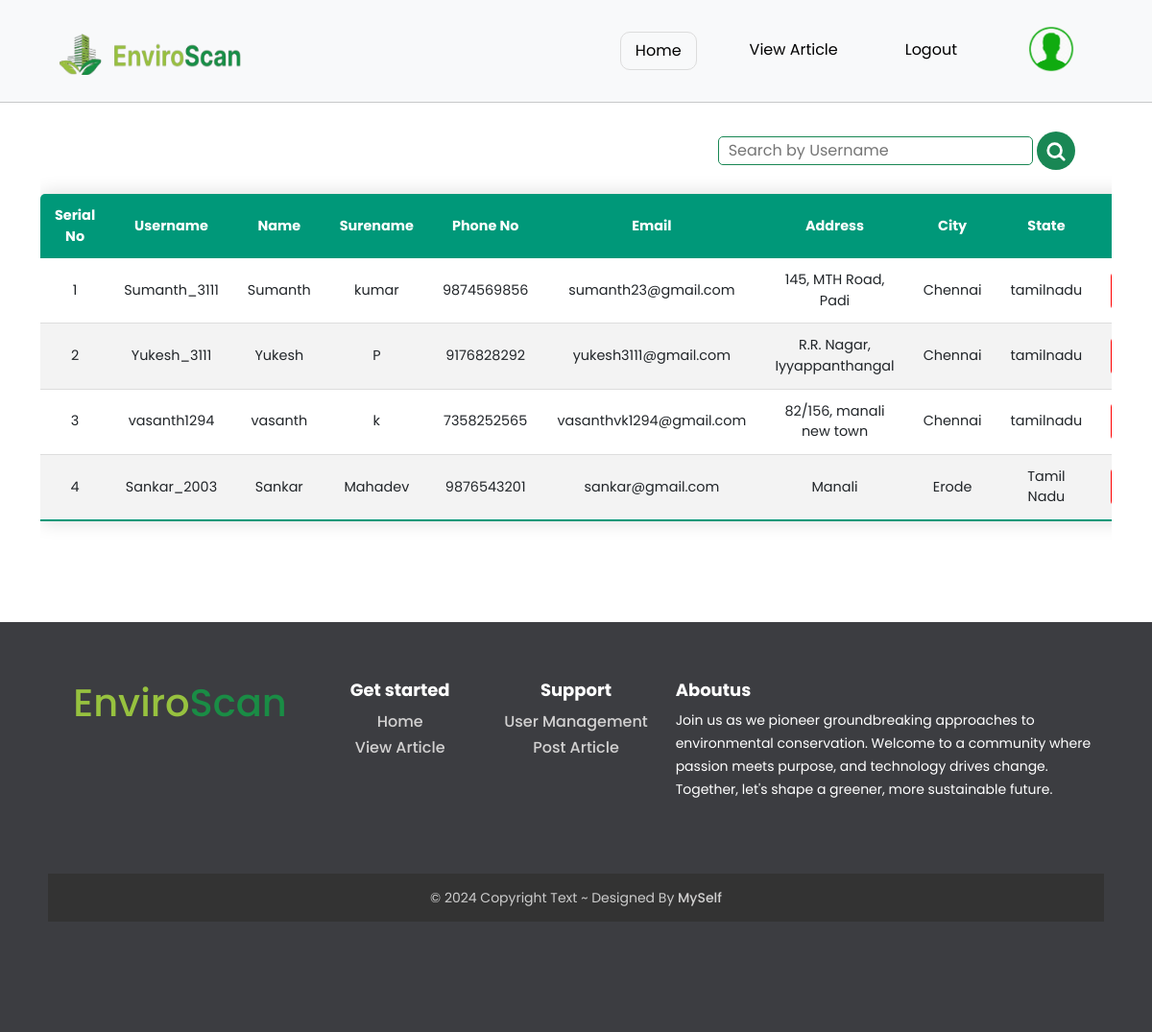
Screenshot of /user-mangement (signed in) with the database file from the repository.
### app.py (models this page shows, shortened)
class userdetails(db.Model):
    username=db.Column("username",db.String(100),primary_key=True)
    password=db.Column("password",db.String(100))
    name=db.Column("name",db.String(100))
    surename=db.Column("surename",db.String(100))
    phone_no=db.Column("phone_no",db.Integer())
    email=db.Column("email",db.String(100))
    address=db.Column("address",db.String(100))
    city=db.Column("city",db.String(100))
    state=db.Column("state",db.String(100))

### app.py (the view)
@app.route('/user-mangement')
def usermanagement():
    if 'admin' in session:
        users = userdetails.query.all()
        return render_template('user-management.html',user=users)
    else:
        return redirect(url_for('adminlogin'))

### templates/user-management.html (shortened to what this page needs)
{% extends "baseadmin.html"%} {% block title %}home{% endblock %}  {% block content %}
<div
  style="
    display: flex;
    justify-content: end;
    padding: 0px 80px;
    margin-top: 30px;
  "
>
  <form method="POST" action="{{ url_for('search') }}">
    <input
      type="text"
      name="search_query"
      placeholder="Search by Username"
      style="
        border-radius: 5px;
        border: 1px solid #198754;
        padding-left: 10px;
        height: 30px;
      "
    />
    <button
      type="submit"
      style="
        width: 40px;
        border-radius: 70px;
        padding: 8px 9px;
        background-color: #198754;
        border: none;
      "
    >
    </button>
  </form>
</div>
<div class="container">
  <div class="table-responsive h-100">
    <table class="content-table" style="width: 100%">
      <thead>
        <tr style="text-align: center">
          <th>Serial No</th>
          <th>Username</th>
          <th>Name</th>
          <th>Surename</th>
          <th>Phone No</th>
          <th>Email</th>
          <th>Address</th>
          <th>City</th>
          <th>State</th>
          <th>Options</th>
        </tr>
      </thead>
      <tbody>
        {%for user in user%}
        <tr class="active-rows" style="text-align: center">
          <td>{{loop.index}}</td>
          <td>{{user.username}}</td>
          <td>{{user.name}}</td>
          <td>{{user.surename}}</td>
          <td>{{user.phone_no}}</td>
          <td>{{user.email}}</td>
          <td>{{user.address}}</td>
          <td>{{user.city}}</td>
          <td>{{user.state}}</td>
          <td>
          </td>
        </tr>
        {%endfor%}
      </tbody>
    </table>
  </div>
</div>
{%endblock%}

### templates/baseadmin.html (shortened to what this page needs)
<!DOCTYPE html>
<html lang="en">
  <head>
    <link
      rel="stylesheet"
      href="https://cdn.jsdelivr.net/npm/bootstrap@5.2.3/dist/css/bootstrap.min.css"
    />
    <link
      href="https://cdn.jsdelivr.net/npm/bootstrap@5.3.3/dist/css/bootstrap.min.css"
      rel="stylesheet"
    />
    <link
      rel="stylesheet"
      href="https://cdn.jsdelivr.net/npm/bootstrap@5.2.3/dist/css/bootstrap.min.css"
    />
    <link
      rel="stylesheet"
      href="https://cdn.jsdelivr.net/npm/bootstrap-icons@1.11.3/font/bootstrap-icons.min.css"
    />
    <link rel="stylesheet" href="/static/footer.css" />
    <link rel="stylesheet" href="/static/signup.css" />
    <link rel="stylesheet" href="/static/User-profile.css" />
    <link rel="stylesheet" href="/static/nav-bar.css" />
    <link rel="stylesheet" href="/static/loginpage.css" />
    <link rel="stylesheet" href="/static/aboutus.css" />
    <link rel="stylesheet" href="/static/home.css" />
    <link rel="stylesheet" href="/static/contactus.css" />
    <link rel="stylesheet" href="/static/treecount.css" />
    <link rel="stylesheet" href="/static/loading.css" />
    <link rel="stylesheet" href="/static/tree_species.css" />
    <link rel="stylesheet" href="/static/adminhome.css" />
    <link rel="stylesheet" href="/static/viewarticle.css" />
    <link rel="stylesheet" href="/static/user-management.css" />
    <link rel="stylesheet" href="/static/admin-profile.css" />
  </head>
  <body>
    <nav class="navbar navbar-expand-lg navbar-light bg-light">
      <div class="container">
        <div class="nav-bar-1">
          <img
            style="margin: 0px 20px"
            src="/static/mainlogo2.png"
            alt=""
            height="50"
            width="200"
          />
        </div>
        <div class="collapse navbar-collapse" id="navbarTogglerDemo03">
          <ul class="navbar-nav ms-auto">
            <li class="nav-item">
              <a
                class="nav-link home"
                style="
                  border: 1px solid gainsboro;
                  padding: 7px 15px;
                  border-radius: 10px;
                  margin: 15px 20px;
                  color: black;
                "
                href="/adminhome"
                >Home</a
              >
            </li>
            <li class="nav-item">
              <a
                class="nav-link"
                href="/viewallarticle"
                style="margin: 15px 20px; padding: 7px 15px; color: black"
                >View Article</a
              >
            </li>
            <li class="nav-item">
              <a
                class="nav-link"
                href="/logout"
                style="margin: 15px 20px; padding: 7px 15px; color: black"
                >Logout</a
              >
            </li>
            <li class="nav-item">
              <a
                class="nav-link"
                href="/adminprofile"
                style="margin: 0px 30px 0px 30px"
                ><img
                  src="/static/userimage.png"
                  height="50"
                  width="50"
                  style="border-radius: 25px"
                  alt="Profile Pic"
              /></a>
            </li>
          </ul>
        </div>
      </div>
    </nav>
    <hr />
    {% block content %}{% endblock %}
    <footer id="myFooter">
      <div class="container-fluid">
        <div class="row text-center">
          <div class="col-12 col-sm-6 col-md-3">
            <h1 class="logo" style="margin-top: 30px">
              <a href="#"
                >&nbsp;<span style="color: #97c23f">Enviro</span
                ><span style="color: rgb(26, 140, 69)">Scan</span>&nbsp;</a
              >
            </h1>
          </div>
          <div class="col-12 col-sm-6 col-md-2">
            <h5>Get started</h5>
            <ul>
              <li><a href="/adminhome/">Home</a></li>
              <li>
                <a href="/viewallarticle">View Article<br /></a>
              </li>
            </ul>
          </div>
          <div class="col-sm-6 col-md-2">
            <h5>Support</h5>
            <ul>
              <li><a href="/user-mangement">User Management</a></li>
              <li>
                <a href="/admin-post-article">Post Article<br /></a>
              </li>
            </ul>
          </div>
          <div class="col-12 col-sm-6 col-md-5">
            <h5 style="text-align: start">Aboutus</h5>
            <p style="text-align: start">
              Join us as we pioneer groundbreaking approaches to environmental
              conservation. Welcome to a community where passion meets purpose,
              and technology drives change. Together, let's shape a greener,
              more sustainable future.
            </p>
          </div>
        </div>
        <div class="row footer-copyright">
          <div class="col">
            <p>
              © 2024 Copyright Text ~ Designed By&nbsp;<a href="#">MySelf</a>
            </p>
          </div>
        </div>
      </div>
    </footer>
  </body>
</html>

### static/footer.css (style rules this page uses)
#myFooter { background-color: #3c3d41; color: #fff; padding-top: 30px; }
#myFooter .footer-copyright { background-color: #333; padding-top: 3px; padding-bottom: 3px; text-align: center; }
#myFooter .row { margin-bottom: 60px; }
#myFooter .footer-copyright p { margin: 10px; color: #ccc; }
#myFooter ul { list-style-type: none; padding-left: 0; line-height: 1.7; }
#myFooter h5 { font-size: 18px; color: #fff; font-weight: 700; margin-top: 30px; }
#myFooter a { color: #d2d1d1; text-decoration: none; }
.mdl-accordion, .mdl-button, .mdl-card, .mdl-checkbox, .mdl-dropdown-menu, .mdl-icon-toggle, .mdl-item, .mdl-radio, .mdl-slider, .mdl-switch, .mdl-tabs__tab, a { -webkit-tap-highlight-color: transparent; -webkit-tap-highlight-color: rgba(255, 255, 255, 0); }
h1, h2, h3, h4, h5, h6, p { padding: 0; }
h6, p { font-weight: 400; line-height: 24px; }
p { font-size: 14px; letter-spacing: 0; margin: 0 0 16px; }
a { color: #ffab40; font-weight: 500; }
footer { background-color: #292c2f; box-shadow: 0 1px 1px 0 rgba(0, 0, 0, 0.12); box-sizing: border-box; width: 100%; text-align: left; font: bold 16px sans-serif; padding: 55px 50px; margin-top: 80px; bottom: 0; color: #fff; }

### static/signup.css (style rules this page uses)
* { font-family: Poppins; margin: 0px; padding: 0; }
body { margin: 0; padding: 0; }

### static/nav-bar.css (style rules this page uses)
* { font-family: Poppins; margin: 0px; padding: 0px; }
.nav-bar-1 img { margin: 10px 0px; }
hr { margin: 0px; }
.nav-bar-1 { margin: 20px 0px; }
.home { transition: all 0.15s; }
.nav-item a { transition: all 0.15s; }
.nav-item a img { transition: all 0.15s; }

### static/loginpage.css (style rules this page uses)
body { margin: 0; padding: 0; }
* { font-family: Poppins; margin: 0px; padding: 0px; }

### static/aboutus.css (style rules this page uses)
* { font-family: Poppins; margin: 0px; padding: 0px; }

### static/tree_species.css (style rules this page uses)
span { font-style: inherit; font-weight: inherit; }

### static/viewarticle.css (style rules this page uses)
* { box-sizing: border-box; }
:root { --swiper-theme-color: #007aff; --swiper-navigation-size: 44px; }

### static/user-management.css (style rules this page uses)
* { font-family: sans-serif; }
.content-table { border-collapse: collapse; margin: 25px 0; font-size: 0.9em; min-width: 400px; border-radius: 5px 5px 0 0; overflow: hidden; box-shadow: 0 0 20px rgba(0, 0, 0, 0.15); width: 90%; }
.content-table thead tr { background-color: #009879; color: #ffffff; text-align: left; font-weight: bold; }
.content-table th, .content-table td { padding: 12px 15px; }
.content-table tbody tr { border-bottom: 1px solid #dddddd; }
.content-table tbody tr:nth-of-type(even) { background-color: #f3f3f3; }
.content-table tbody tr:last-of-type { border-bottom: 2px solid #009879; }

### static/admin-profile.css (style rules this page uses)
* { font-family: Poppins; margin: 0px; }
body { background: none; }

### rows the page displays
userdetails: username "Sumanth_3111", name "Sumanth", surename "kumar", phone_no "9874569856", email "sumanth23@gmail.com", address "145, MTH Road, Padi", city "Chennai", state "tamilnadu"
userdetails: username "Yukesh_3111", name "Yukesh", surename "P", phone_no "9176828292", email "yukesh3111@gmail.com", address "R.R. Nagar, Iyyappanthangal", city "Chennai", state "tamilnadu"
userdetails: username "vasanth1294", name "vasanth", surename "k", phone_no "7358252565", email "vasanthvk1294@gmail.com", address "82/156, manali new town", city "Chennai", state "tamilnadu"
userdetails: username "Sankar_2003", name "Sankar", surename "Mahadev", phone_no "9876543201", email "sankar@gmail.com", address "Manali", city "Erode", state "Tamil Nadu"
